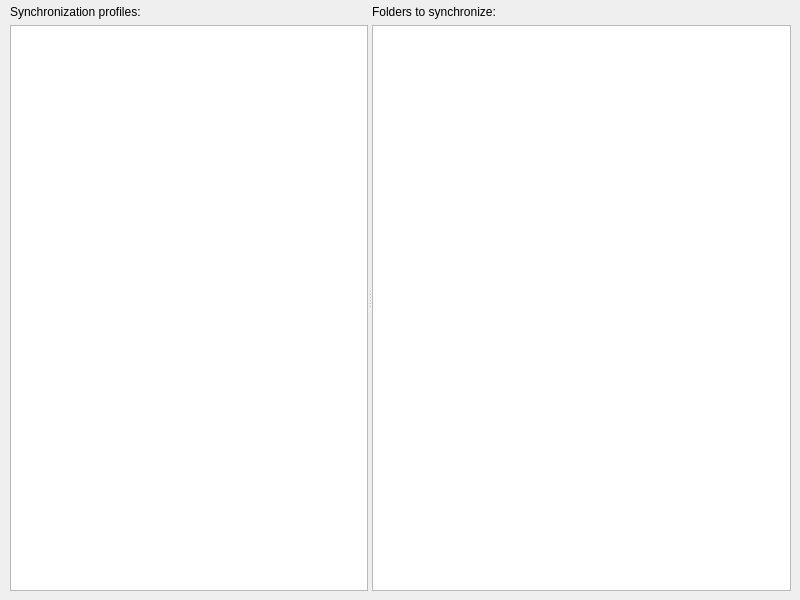
<?xml version="1.0" encoding="UTF-8"?>
<ui version="4.0">
 <class>MainWindow</class>
 <widget class="QMainWindow" name="MainWindow">
  <property name="geometry">
   <rect>
    <x>0</x>
    <y>0</y>
    <width>800</width>
    <height>600</height>
   </rect>
  </property>
  <property name="windowTitle">
   <string>MainWindow</string>
  </property>
  <widget class="QWidget" name="centralWidget">
   <widget class="QWidget" name="verticalLayoutWidget">
    <property name="geometry">
     <rect>
      <x>0</x>
      <y>0</y>
      <width>801</width>
      <height>601</height>
     </rect>
    </property>
    <layout class="QVBoxLayout" name="mainLayout">
     <property name="leftMargin">
      <number>10</number>
     </property>
     <property name="topMargin">
      <number>5</number>
     </property>
     <property name="rightMargin">
      <number>10</number>
     </property>
     <property name="bottomMargin">
      <number>10</number>
     </property>
     <item>
      <widget class="QSplitter" name="horizontalSplitter">
       <property name="orientation">
        <enum>Qt::Horizontal</enum>
       </property>
       <property name="childrenCollapsible">
        <bool>false</bool>
       </property>
       <widget class="QWidget" name="layoutWidget">
        <layout class="QVBoxLayout" name="syncProfilesLayout">
         <item>
          <widget class="QLabel" name="SyncLabel">
           <property name="text">
            <string>Synchronization profiles:</string>
           </property>
          </widget>
         </item>
         <item>
          <widget class="RemovableListView" name="syncProfilesView">
           <property name="minimumSize">
            <size>
             <width>200</width>
             <height>0</height>
            </size>
           </property>
           <property name="font">
            <font>
             <pointsize>10</pointsize>
            </font>
           </property>
           <property name="contextMenuPolicy">
            <enum>Qt::CustomContextMenu</enum>
           </property>
          </widget>
         </item>
        </layout>
       </widget>
       <widget class="QWidget" name="layoutWidget">
        <layout class="QVBoxLayout" name="folderLayout">
         <item>
          <widget class="QLabel" name="foldersLabel">
           <property name="text">
            <string>Folders to synchronize:</string>
           </property>
          </widget>
         </item>
         <item>
          <widget class="RemovableListView" name="folderListView">
           <property name="minimumSize">
            <size>
             <width>300</width>
             <height>0</height>
            </size>
           </property>
           <property name="font">
            <font>
             <pointsize>10</pointsize>
            </font>
           </property>
           <property name="contextMenuPolicy">
            <enum>Qt::CustomContextMenu</enum>
           </property>
           <property name="editTriggers">
            <set>QAbstractItemView::NoEditTriggers</set>
           </property>
          </widget>
         </item>
        </layout>
       </widget>
      </widget>
     </item>
    </layout>
   </widget>
  </widget>
 </widget>
 <customwidgets>
  <customwidget>
   <class>RemovableListView</class>
   <extends>QListView</extends>
   <header>RemovableListView.h</header>
  </customwidget>
 </customwidgets>
 <resources/>
 <connections/>
</ui>
